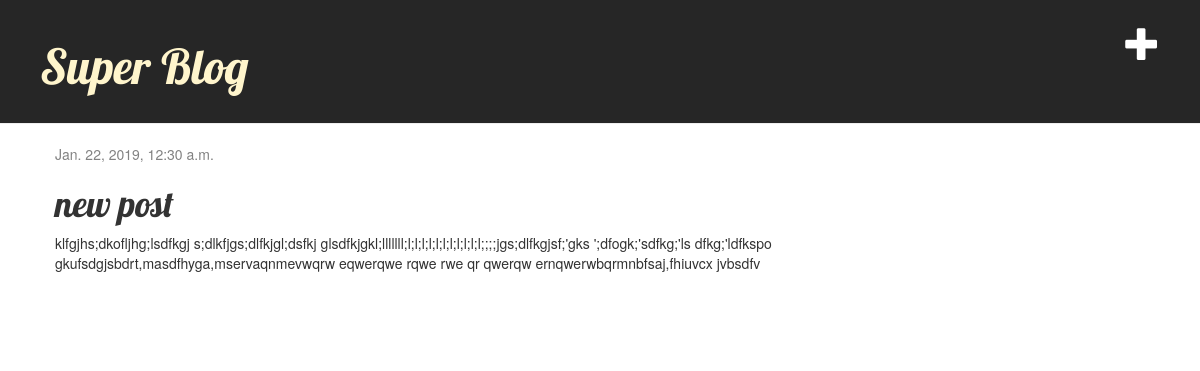
Page /post/6/ on the committed database.
### blog/models.py (models this page shows, shortened)
class Post(models.Model):
    author = models.ForeignKey('auth.User', on_delete=models.CASCADE)
    title = models.CharField(max_length=200)
    text = models.TextField()
    created_date = models.DateTimeField(
            default=timezone.now)
    published_date = models.DateTimeField(
            blank=True, null=True)

### blog/views.py (the view)
# urls.py: url(r'^post/(?P<pk>\d+)/$', views.post_detail, name='post_detail'),
def post_detail(request, pk):
    post = get_object_or_404(Post, pk=pk)
    return render(request, 'blog/post_detail.html', {'post': post})

### templates/blog/post_detail.html
{% extends 'blog/base.html' %}
{% block content %}
    <div class="post">
        {% if post.published_date %}
            <div class="date">
                {{ post.published_date }}
            </div>
        {% endif %}
        <h1>{{ post.title }}</h1>
        <p class="post_text">{{ post.text|linebreaksbr }}</p>
    </div>
{% endblock %}

### blog/static/css/blog.css (style rules this page uses)
h1, h2, h3, h4 { font-family: 'Lobster', cursive; }
.date { color: #828282; }
.post { margin-bottom: 70px; }

### rows in the picture
Post: published_date "Jan. 22, 2019, 12:30 a.m.", title "new post", text "klfgjhs;dkofljhg;lsdfkgj s;dlkfjgs;dlfkjgl;dsfkj glsdfkjgkl;lllllll;l;l;l;l;l;l;l;l;l;l;l;;;;jgs;dlfkgjsf;'gks ';dfogk;'sdfkg;'ls dfkg;'ldfkspo gkufsdgjsbdrt,masdfhyga,mservaqnmevwqrw eqwerqwe rqwe rwe qr qwerqw ernqwerwbqrmnbfsaj,fhiuvcx jvbsdfv"
